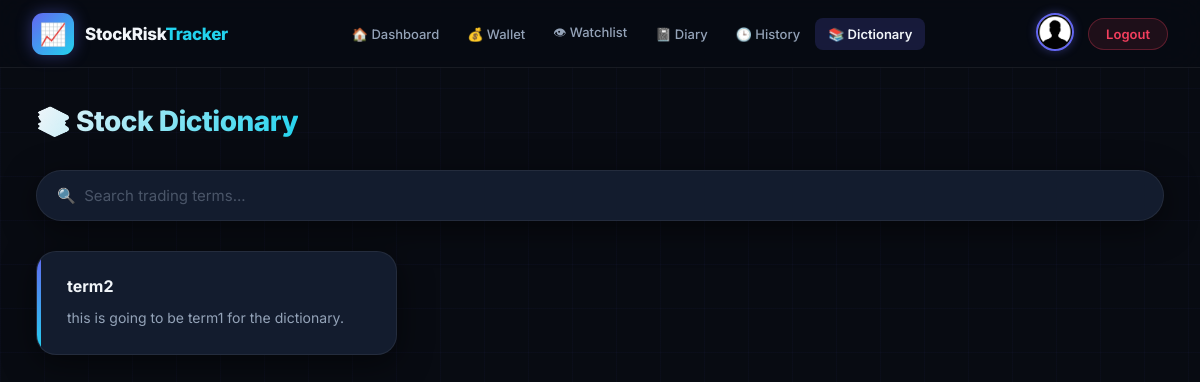
The app's page /dictionary/ (signed in) with its own data.
### tracker/models.py (models this page shows, shortened)
class Dictionary(models.Model):
    term = models.CharField(max_length=200, blank=False, null=False)
    meaning = models.TextField(blank=False, null=False)

### tracker/views/misc_views.py (the view)
# urls.py: path('dictionary/', tracker_views.dictionary, name='dictionary'),
def dictionary(request):
    terms = Dictionary.objects.all().order_by('term')
    return render(request, 'dictionary.html', {'terms': terms})

### templates/dictionary.html (shortened to what this page needs)
{% extends "base.html" %}
{% load static %}
{% block nav_dictionary %}active{% endblock %}
{% block page_title %}📚 Stock Dictionary{% endblock %}
{% block content %}
<input type="text" id="searchBar" class="search-bar" placeholder="🔍  Search trading terms...">
<div class="dict-grid" id="dictGrid">
    {% for item in terms %}
    <div class="dict-card" data-term="{{ item.term|lower }}">
        <h3>{{ item.term }}</h3>
        <p>{{ item.meaning }}</p>
    </div>
    {% empty %}
    <p style="color: var(--text-muted); grid-column: 1/-1;">No dictionary terms available yet.</p>
    {% endfor %}
</div>
{% endblock %}

### static/css/base.css (style rules this page uses)
:root { --bg-base: #080b12; --bg-surface: #0f1724; --bg-card: #131c2e; --bg-card-hover: #182236; --accent: #6366f1; --accent-dark: #4f52cc; --accent-glow: rgba(99,102,241,0.4); --accent-2: #22d3ee; --accent-2-glow: rgba(34,211,238,0.25); --green: #10b981; --green-glow: rgba(16,185,129,0.3); --red: #f43f5e; --red-glow: rgba(244,63,94,0.3); --amber: #f59e0b; --text-primary: #f1f5f9; --text-secondary:#94a3b8; --text-muted: #4a5568; --border: rgba(255,255,255,0.07); --border-accent: rgba(99,102,241,0.3); --navbar-h: 68px; --radius-sm: 8px; --radius-md: 14px; --radius-lg: 20px; --shadow-card: 0 8px 32px rgba(0,0,0,0.5); --shadow-glow: 0 0 28px var(--accent-glow); --transition: all 0.3s cubic-bezier(0.4,0,0.2,1); }
*, *::before, *::after { box-sizing: border-box; margin: 0; padding: 0; }
html { scroll-behavior: smooth; }
body { font-family: 'Inter', 'Segoe UI', sans-serif; background: var(--bg-base); color: var(--text-primary); min-height: 100vh; overflow-x: hidden; }
body::before { content: ''; position: fixed; inset: 0; background-image: linear-gradient(rgba(99,102,241,0.035) 1px, transparent 1px), linear-gradient(90deg, rgba(99,102,241,0.035) 1px, transparent 1px); background-size: 44px 44px; pointer-events: none; z-index: 0; }

### templates/dictionary.html (style rules this page uses)
.search-bar { width: 100%; padding: 15px 20px; margin-bottom: 30px; background: var(--bg-card); border: 1px solid var(--border); border-radius: 50px; color: var(--text-primary); font-size: 15px; font-family: 'Inter', sans-serif; outline: none; transition: var(--transition); box-shadow: var(--shadow-card); }
.search-bar::placeholder { color: var(--text-muted); }
.dict-grid { display: grid; grid-template-columns: repeat(auto-fill, minmax(270px, 1fr)); gap: 22px; }
.dict-card { background: var(--bg-card); border: 1px solid var(--border); border-radius: var(--radius-lg); padding: 24px 24px 24px 30px; box-shadow: var(--shadow-card); position: relative; overflow: hidden; transition: var(--transition); }
.dict-card::before { content: ''; position: absolute; top: 0; left: 0; bottom: 0; width: 4px; background: linear-gradient(180deg, var(--accent), var(--accent-2)); border-radius: 4px 0 0 4px; }
.dict-card h3 { font-size: 16px; font-weight: 700; color: var(--text-primary); margin-bottom: 10px; }
.dict-card p { font-size: 14px; color: var(--text-secondary); line-height: 1.7; }

### records on screen
Dictionary: term "term2", meaning "this is going to be term1 for the dictionary."
